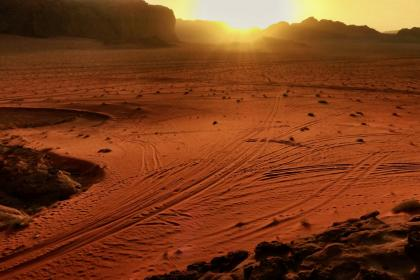
#> input picture week2/data/images/image1.jpg, 420 x 280 px
$ python colorTransfer.py
#> lines starting #> are read from the running program, lines starting #| are printed output that depends on the picture
# Copyright 2017 BIG VISION LLC ALL RIGHTS RESERVED
#
# This code is made available to the students of
# the online course titled "Computer Vision for Faces"
# by Satya Mallick for personal non-commercial use.
#
# Sharing this code is strictly prohibited without written
# permission from Big Vision LLC.
#
# For licensing and other inquiries, please email
# spmallick@bigvisionllc.com
#

import cv2
import numpy as np

# Read the images
src = cv2.imread('../data/images/image1.jpg')
#> src is the input picture: shape (280, 420, 3); mean B, G, R 27, 60.6, 122.6
dst = cv2.imread('../data/images/image2.jpg')
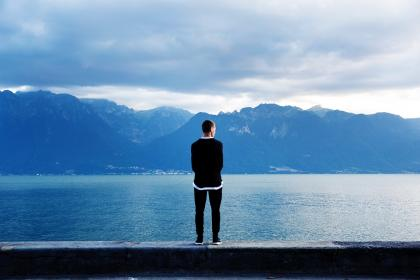
#> input picture week2/data/images/image2.jpg, 420 x 280 px
#> dst is the input picture: shape (280, 420, 3); mean B, G, R 174.8, 142.5, 107.1

# create a copy of the destination
output = np.copy(dst)

# convert the images to Lab color space
srcLab = np.float32(cv2.cvtColor(src,cv2.COLOR_BGR2LAB))
dstLab = np.float32(cv2.cvtColor(dst,cv2.COLOR_BGR2LAB))
outputLab = np.float32(cv2.cvtColor(output,cv2.COLOR_BGR2LAB))

# Split the Lab images into their channels
srcL, srcA, srcB = cv2.split(srcLab)
dstL, dstA, dstB = cv2.split(dstLab)
outL, outA, outB = cv2.split(outputLab)

# Subtract the mean of destination image
outL = dstL - dstL.mean()
outA = dstA - dstA.mean()
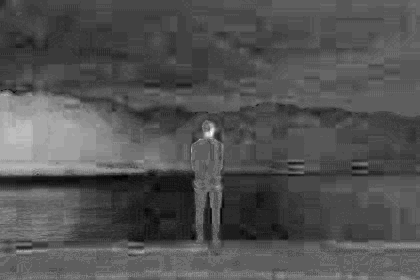
#> outA: shape (280, 420) float32; min -11.36, max 23.64, mean 0; drawn with min black and max white
outB = dstB - dstB.mean()

# scale the standard deviation of the destination image
outL *= dstL.std() / srcL.std()
outA *= dstA.std() / srcA.std()
outB *= dstB.std() / srcB.std()

# Add the mean of the source image to get the color
outL = outL + srcL.mean()
outA = outA + srcA.mean()
outB = outB + srcB.mean()
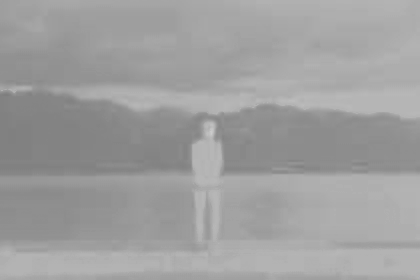
#> outB: shape (280, 420) float32; min 126.1, max 204.3, mean 159.4

# Ensure that the image is in the range as all operations have been done using float
outL = np.clip(outL, 0, 255)
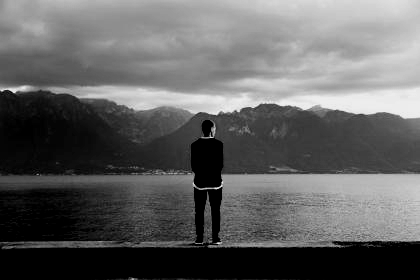
#> outL: shape (280, 420) float32; min 0, max 237.7, mean 97.9
outA = np.clip(outA, 0, 255)
outB = np.clip(outB, 0, 255)

# Get back the output image
outputLab = cv2.merge([outL, outA, outB])
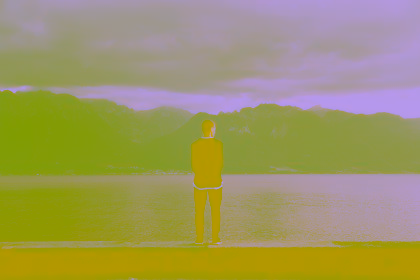
#> outputLab: shape (280, 420, 3) float32; mean B, G, R 97.9, 152.1, 159.4
outputLab = np.uint8(outputLab)

output= cv2.cvtColor(outputLab, cv2.COLOR_LAB2BGR)
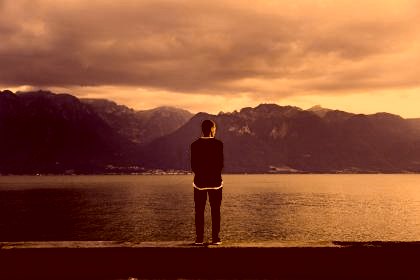
#> output: shape (280, 420, 3); mean B, G, R 51.6, 79.3, 139.6
combined = np.hstack([src,dst,output])
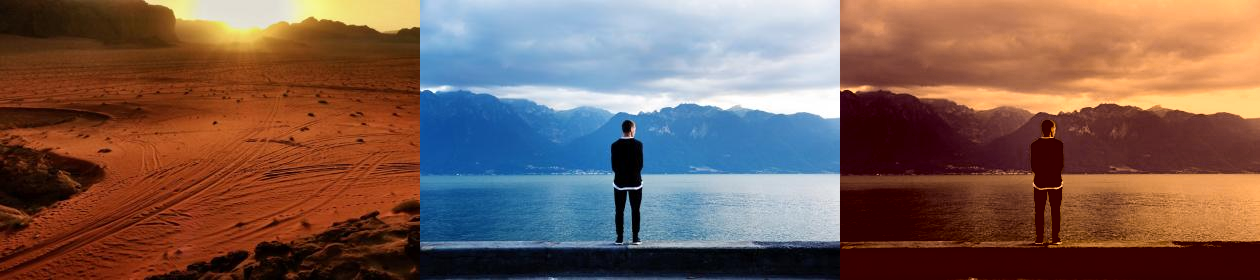
#> combined: shape (280, 1260, 3); mean B, G, R 84.5, 94.2, 123.1
cv2.namedWindow("Source Image   --   Destination Image   --   Color Transfer output", cv2.WINDOW_AUTOSIZE)
cv2.imshow("Source Image   --   Destination Image   --   Color Transfer output", combined)
cv2.waitKey(0)
cv2.destroyAllWindows()
cv2.imwrite('results/colorTransfer.jpg', output)
